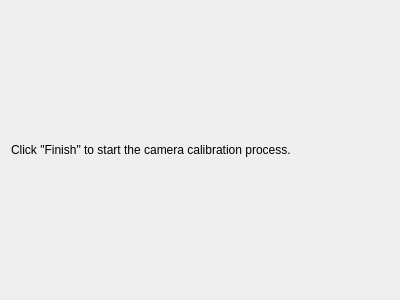
<?xml version="1.0" encoding="UTF-8"?>
<ui version="4.0">
 <class>PageFinish</class>
 <widget class="QWizardPage" name="PageFinish">
  <property name="geometry">
   <rect>
    <x>0</x>
    <y>0</y>
    <width>400</width>
    <height>300</height>
   </rect>
  </property>
  <property name="windowTitle">
   <string>WizardPage</string>
  </property>
  <property name="title">
   <string>Calibra&amp;te Camera</string>
  </property>
  <property name="subTitle">
   <string>Confirm camera calibration</string>
  </property>
  <layout class="QHBoxLayout" name="horizontalLayout">
   <item>
    <widget class="QLabel" name="label_3">
     <property name="text">
      <string>Click &quot;Finish&quot; to start the camera calibration process.</string>
     </property>
     <property name="wordWrap">
      <bool>true</bool>
     </property>
    </widget>
   </item>
  </layout>
 </widget>
 <resources/>
 <connections/>
</ui>
